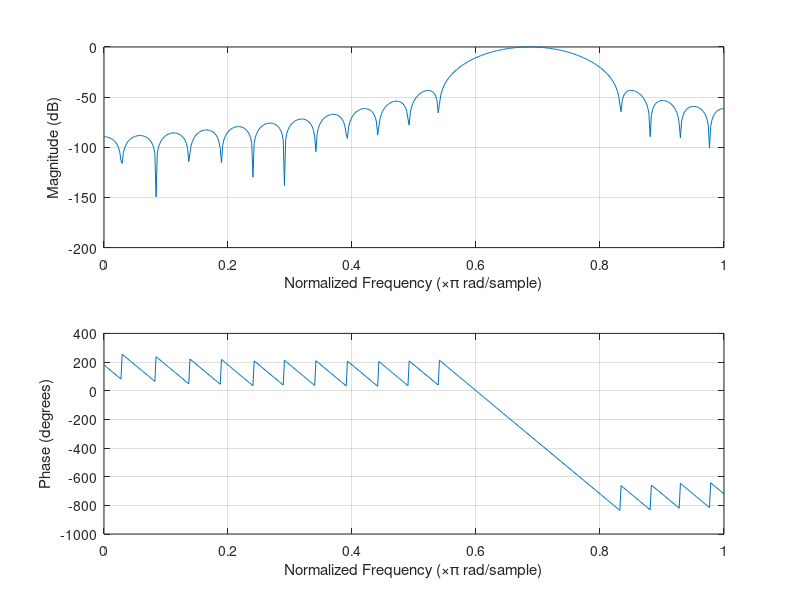
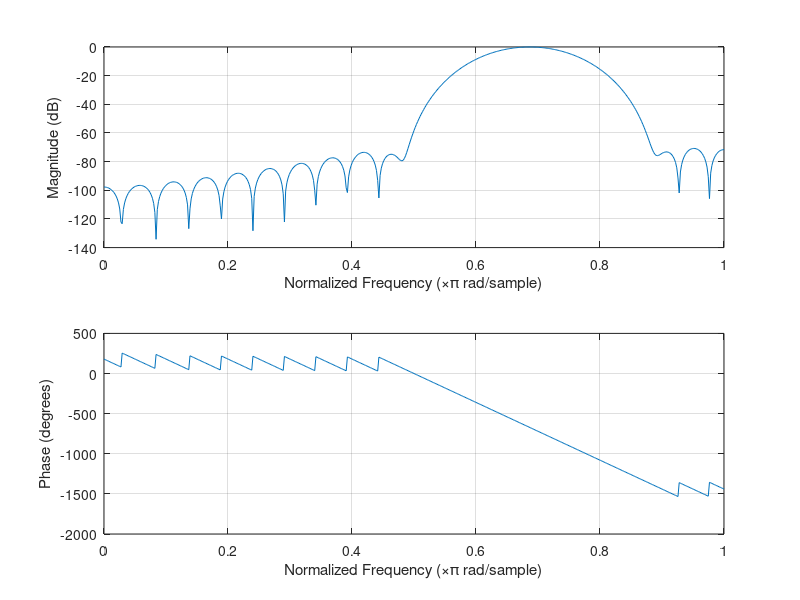
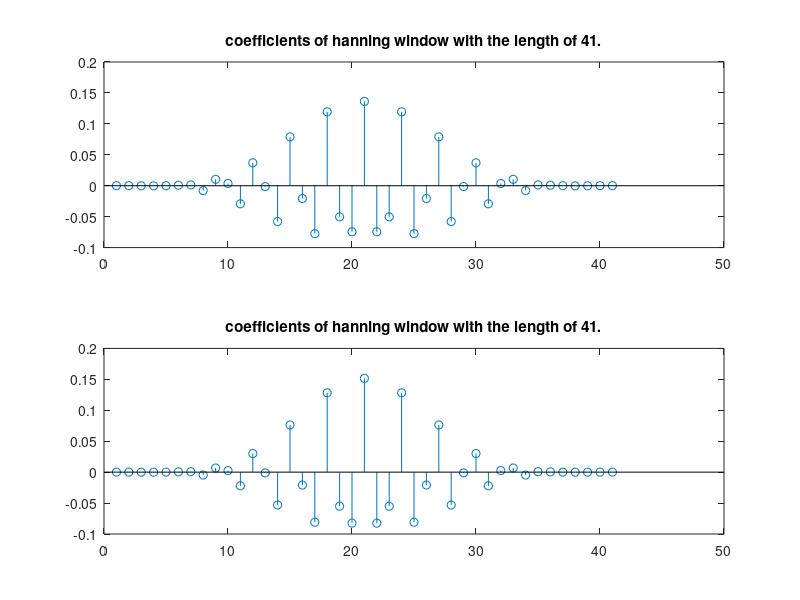

MATLAB code for these plots, in order:
clc;
clear all;
close all;

n1=41;
fs=8000;
f_low=2500;
f_high=3000;
wl=(f_low/fs)*2;
wh=(f_high/fs)*2;
w=[wl wh];

b1=fir1(n1-1,w,'bandpass', hann(n1));
figure;
freqz(b1,1)

b2=fir1(n1-1,w,'bandpass', blackman(n1));
figure;
freqz(b2,1);
















figure;
subplot(2,1,1)
stem(b1)
title('coefficients of hanning window with the length of 41.')
subplot(2,1,2)
stem(b2)
title('coefficients of hanning window with the length of 41.')



